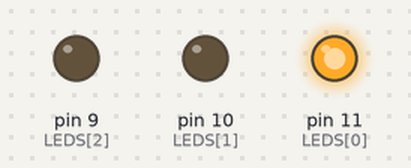
The sketch below on a simulated Arduino Uno, built with avr-gcc and run on an emulated ATmega328P. Parts: output pins drawn as LEDs (lit = HIGH).

Above: at 0.05 s.
At 6.5 s:
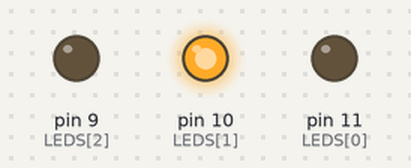
At 13.0 s:
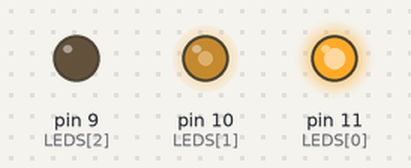
Timing chart, 0 to 16.9 s (numbered marks = the images above):
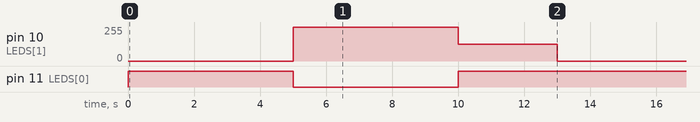

Measured:
- by itself, pin 10 (LEDS[1]): repeats every 13.0 s: 127/255 3.0 s, 0/255 5.0 s, 255/255 5.0 s
- by itself, pin 11 (LEDS[0]): repeats every 13.0 s: LOW 5.0 s, HIGH 8.0 s

The sketch:

_9-2.ino
```cpp
/*
    District P
    아두이노 코딩#9-2
    3색 LED를 이용한 신호등 코드
*/

#define MAX_LED_CNT 3
#define MAX_COLOR_CNT 3
unsigned char LEDS[MAX_LED_CNT] = {11, 10, 9};
unsigned char COLORS[MAX_COLOR_CNT][MAX_LED_CNT] = {
    {255, 0, 0}, // red
    {0, 255, 0}, // green
    {255, 127, 0}, // orage
};

void setup() {
    for (int i=0; i<MAX_LED_CNT; i++) {
        pinMode(LEDS[i], OUTPUT);
    }
}

void loop() {
    for (int i=0; i<MAX_COLOR_CNT; i++) {
        for (int j=0; j<MAX_LED_CNT; j++) {
            analogWrite(LEDS[j], COLORS[i][j]);
        }

        if (i < 2) {
            delay(5000);
        } else {
            delay(3000);
        }
    }
}
```
